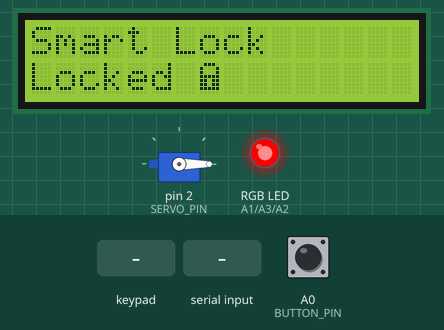
Simulated run of this sketch. Board: Arduino Uno, built with avr-gcc and run on an emulated ATmega328P. On the bench: 16×2 character LCD, servo, an RGB LED mixed from three pins (HIGH = lit). The inputs (shaded band) are chosen by the test bench; at power-on: A0 (BUTTON_PIN) HIGH.

Above: at 1.3 s.
1.4 s: A0 (BUTTON_PIN) pulled LOW for 0.15 s
At 2.0 s:
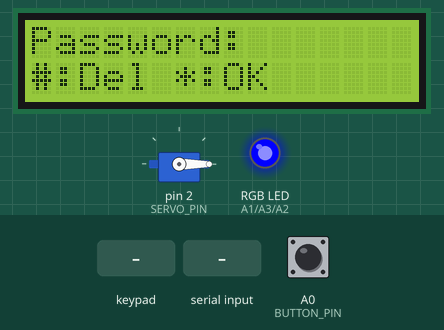
3.0 s: keypad keys 1 2 3 4 * pressed 0.4 s apart
At 5.0 s:
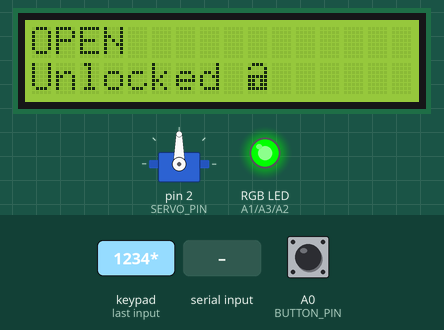
6.5 s: "P:\n" received over Serial
At 7.5 s:
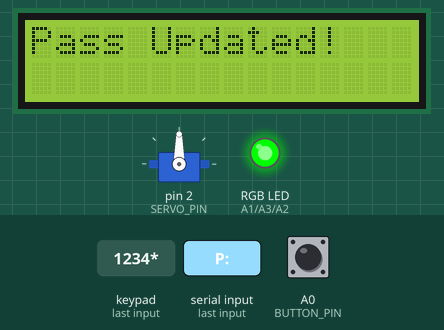
8.0 s: A0 (BUTTON_PIN) pulled LOW for 1 s
At 9.4 s:
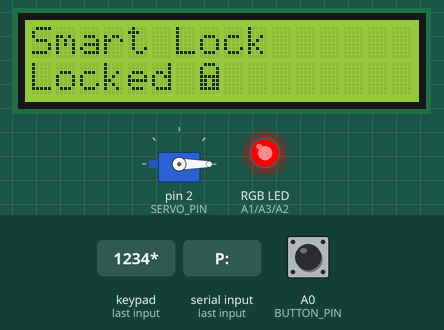
10.5 s: "P:90\n" received over Serial
At 11.7 s:
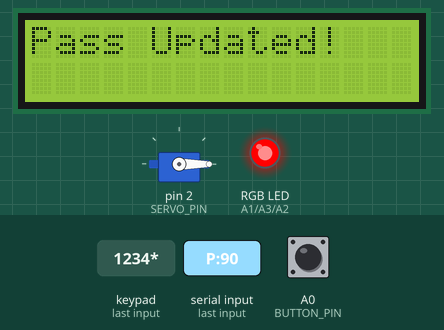
12.0 s: A0 (BUTTON_PIN) pulled LOW for 3.2 s
At 12.5 s:
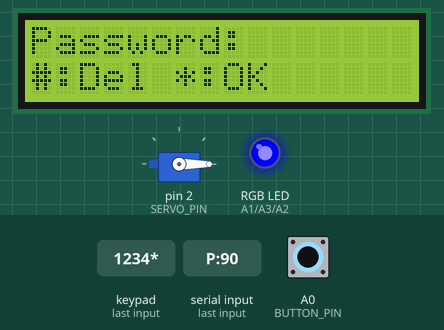
Timing chart, 0 to 15.0 s (numbered marks = the images above; inputs shaded):
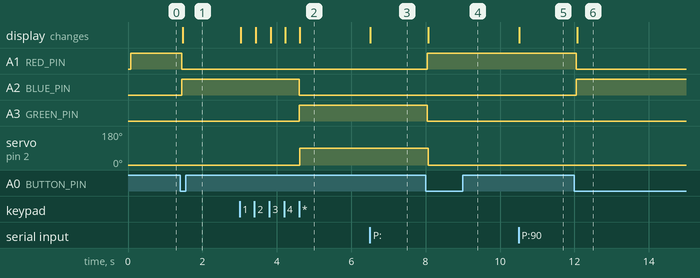

The sketch:

ParkingLot_Entrance.ino
```cpp
#include <Wire.h>
#include <LiquidCrystal_I2C.h>
#include <Keypad.h>
#include <Servo.h>

// ---------------- UART STATE ----------------
enum SystemState {
  ONLINE,
  OFFLINE,
  RESET
};

SystemState currentState = ONLINE;
SystemState lastState = ONLINE;
String receivedState = "";

// ---------------- LCD ----------------
LiquidCrystal_I2C lcd(0x27, 16, 2);

// Custom characters
byte lockIcon[8] = {
  B01110, B10001, B10001, B11111,
  B11011, B11011, B11111, B00000
};
byte unlockIcon[8] = {
  B01110, B10001, B00001, B11111,
  B11011, B11011, B11111, B00000
};

// ---------------- Pins ----------------
Servo lockServo;
const int SERVO_PIN = 2;
const int RED_PIN = A1;
const int BLUE_PIN = A2;
const int GREEN_PIN = A3;
const int BUTTON_PIN = A0;

// ---------------- States ----------------
bool systemActive = false;
bool lastButtonState = HIGH;
bool isOpen = false;
bool wrongPassMode = false;

String inputPassword = "";
String correctPassword = "1234";

// ---------------- Keypad ----------------
const byte ROWS = 4;
const byte COLS = 4;

char keys[ROWS][COLS] = {
  { '1', '2', '3', 'A' },
  { '4', '5', '6', 'B' },
  { '7', '8', '9', 'C' },
  { '*', '0', '#', 'D' }
};

byte rowPins[ROWS] = { 10, 9, 8, 7 };
byte colPins[COLS] = { 6, 5, 4, 3 };

Keypad keypad = Keypad(makeKeymap(keys), rowPins, colPins, ROWS, COLS);

// ---------------- RGB ----------------
void setRGB(int r, int g, int b) {
  analogWrite(RED_PIN, r);
  analogWrite(GREEN_PIN, g);
  analogWrite(BLUE_PIN, b);
}

// ---------------- Lock Control ----------------
void lock() {
  lockServo.write(0);
  setRGB(255, 0, 0);
  isOpen = false;
}

void unlock() {
  lockServo.write(90);
  setRGB(0, 255, 0);
  isOpen = true;
}

// ---------------- LCD Screens ----------------
void showSmartLockScreen() {
  lcd.clear();
  lcd.setCursor(0, 0);
  lcd.print("Smart Lock");
  lcd.setCursor(0, 1);
  lcd.print("Locked ");
  lcd.write(byte(0));
}

void showOpenScreen() {
  lcd.clear();
  lcd.setCursor(0, 0);
  lcd.print("OPEN");
  lcd.setCursor(0, 1);
  lcd.print("Unlocked ");
  lcd.write(byte(1));
}

void showPasswordScreen() {
  lcd.clear();
  lcd.setCursor(0, 0);
  lcd.print("Password: ");
  lcd.print(inputPassword);
  lcd.setCursor(0, 1);
  lcd.print("#:Del *:OK");
}

// ---------------- UART READ ----------------
void readUART() {
  while (Serial.available()) {
    char c = Serial.read();

    if (c == '\n') {
      // -------- System state message --------
      if (receivedState.startsWith("S:")) {
        int stateValue = receivedState.substring(2).toInt();
        if (stateValue == 0) currentState = ONLINE;
        else if (stateValue == 1) currentState = OFFLINE;
        else if (stateValue == 2) currentState = RESET;
      }
      // -------- Password update message --------
      else if (receivedState.startsWith("P:")) {
        String newPass = receivedState.substring(2);
        newPass.trim();  // remove \r or spaces
        correctPassword = newPass;

        lcd.clear();
        lcd.print("Pass Updated!");
        delay(1000);
      }

      receivedState = "";
    } else {
      receivedState += c;
    }
  }
}

// ---------------- STATE ENTRY HANDLER ----------------
void handleStateChange() {
  if (currentState == ONLINE) {
    lockServo.attach(SERVO_PIN);
    lock();

    systemActive = false;
    inputPassword = "";
    wrongPassMode = false;

    showSmartLockScreen();
  }
  else if (currentState == OFFLINE) {
    lockServo.detach();

    setRGB(0, 0, 0);
    lcd.clear();
    lcd.setCursor(0, 0);
    lcd.print("SYSTEM OFF");
  }
  else if (currentState == RESET) {
    lockServo.detach();

    lcd.clear();
  }
}

// ---------------- Setup ----------------
void setup() {
  Serial.begin(9600);

  lcd.init();
  lcd.backlight();
  lcd.createChar(0, lockIcon);
  lcd.createChar(1, unlockIcon);

  pinMode(BUTTON_PIN, INPUT_PULLUP);
  pinMode(RED_PIN, OUTPUT);
  pinMode(GREEN_PIN, OUTPUT);
  pinMode(BLUE_PIN, OUTPUT);

  lockServo.attach(SERVO_PIN);

  handleStateChange();
}

// ---------------- Loop ----------------
void loop() {

  readUART();

  // -------- Detect state change --------
  if (currentState != lastState) {
    handleStateChange();
    lastState = currentState;
  }

  // -------- Force lock for non-ONLINE --------
  if (currentState != ONLINE && isOpen) {
    lockServo.attach(SERVO_PIN);
    lock();
  }

  // -------- OFFLINE mode --------
  if (currentState == OFFLINE) return;

  // -------- RESET mode --------
  if (currentState == RESET) {
    lcd.setCursor(0, 0);
    lcd.print("Reset Mode     ");
    lcd.setCursor(0, 1);
    lcd.print("Enter New Pass ");

    char key = keypad.getKey();
    if (key) Serial.write(key);  // send to Arduino 2 only
    return;
  }

  // -------- ONLINE mode --------
  bool buttonState = digitalRead(BUTTON_PIN);

  if (buttonState == LOW && lastButtonState == HIGH) {
    delay(50);

    if (isOpen) {
      lock();
      systemActive = false;
      inputPassword = "";
      wrongPassMode = false;
      showSmartLockScreen();
    } else {
      systemActive = !systemActive;

      if (systemActive) {
        setRGB(0, 0, 255);
        inputPassword = "";
        wrongPassMode = false;
        showPasswordScreen();
      } else {
        lock();
        showSmartLockScreen();
      }
    }
  }
  lastButtonState = buttonState;

  if (isOpen && currentState == ONLINE) return;

  char key = keypad.getKey();
  if (!systemActive || !key) return;

  // -------- Wrong Password Mode --------
  if (wrongPassMode) {
    if (key == '*') {
      wrongPassMode = false;
      if (inputPassword == correctPassword) {
        unlock();
        showOpenScreen();
      } else {
        lcd.clear();
        lcd.print("Wrong Pass");
        lock();
        delay(1500);
        setRGB(0, 0, 255);
        inputPassword = "";
        showPasswordScreen();
      }
    }
    else if (key == '#') {
      if (inputPassword.length() > 0) inputPassword.remove(inputPassword.length() - 1);
      showPasswordScreen();
    }
    else {
      inputPassword += key;
      showPasswordScreen();
    }
    return;
  }

  // -------- Normal Mode --------
  if (key == '*') {
    if (inputPassword == correctPassword) {
      unlock();
      showOpenScreen();
    } else {
      lcd.clear();
      lcd.print("Wrong Pass");
      lock();
      wrongPassMode = true;
      delay(1500);
      setRGB(0, 0, 255);
      inputPassword = "";
      showPasswordScreen();
    }
  }
  else if (key == '#') {
    if (inputPassword.length() > 0) inputPassword.remove(inputPassword.length() - 1);
    showPasswordScreen();
  }
  else {
    inputPassword += key;
    showPasswordScreen();
  }
}
```

Measured:
- after the input at 1.4 s, A1 (RED_PIN): HIGH → LOW after 0.05 s; A2 (BLUE_PIN): LOW → HIGH after 0.05 s; the display: changes after 0.07 s (image 1)
- after the input at 3.0 s, A2 (BLUE_PIN): HIGH → LOW after 1.6 s; A3 (GREEN_PIN): LOW → HIGH after 1.6 s; servo on pin 2 (SERVO_PIN): 0° → 90° after 1.6 s; the display: first changes at once (image 2 shows a later state)
- after the input at 6.5 s, the display: changes at once (image 3)
- after the input at 8.0 s, A1 (RED_PIN): LOW → HIGH after 0.05 s; A3 (GREEN_PIN): HIGH → LOW after 0.05 s; servo on pin 2 (SERVO_PIN): 90° → 0° after 0.07 s; the display: changes after 0.07 s (image 4)
- after the input at 10.5 s, the display: changes at once (image 5)
- after the input at 12.0 s, A1 (RED_PIN): HIGH → LOW after 0.05 s; A2 (BLUE_PIN): LOW → HIGH after 0.05 s; the display: changes after 0.07 s (image 6)
